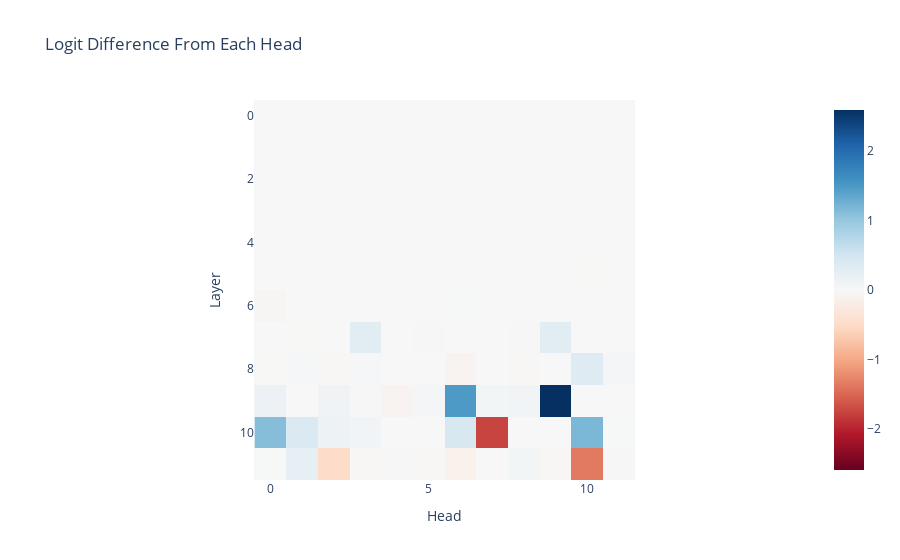

Notebook code cell kept with this figure:
### Markdown cell above
We can further break down the output of each attention layer into the sum of the outputs of each attention head. Each attention layer consists of 12 heads, which each act independently and additively.

<details> <summary>Decomposing attention output into sums of heads</summary>
The standard way to compute the output of an attention layer is by concatenating the mixed values of each head, and multiplying by a big output weight matrix. But as described in [A Mathematical Framework](https://transformer-circuits.pub/2021/framework/index.html) this is equivalent to splitting the output weight matrix into a per-head output (here `model.blocks[k].attn.W_O`) and adding them up (including an overall bias term for the entire layer)
</details>

We see that only a few heads really matter - heads L9H6 and L9H9 contribute a lot positively (explaining why attention layer 9 is so important), while heads L10H7 and L11H10 contribute a lot negatively (explaining why attention layer 10 and layer 11 are actively harmful). These correspond to (some of) the name movers and negative name movers discussed in the paper. There are also several heads that matter positively or negatively but less strongly (other name movers and backup name movers)

There are a few meta observations worth making here - our model has 144 heads, yet we could localise this behaviour to a handful of specific heads, using straightforward, general techniques. This supports the claim in [A Mathematical Framework](https://transformer-circuits.pub/2021/framework/index.html) that attention heads are the right level of abstraction to understand attention. It also really surprising that there are *negative* heads - eg L10H7 makes the incorrect logit 7x *more* likely. I'm not sure what's going on there, though the paper discusses some possibilities.

### Code cell
per_head_residual, labels = cache.stack_head_results(
    layer=-1, pos_slice=-1, return_labels=True
)
per_head_logit_diffs = residual_stack_to_logit_diff(per_head_residual, cache)
per_head_logit_diffs = einops.rearrange(
    per_head_logit_diffs,
    "(layer head_index) -> layer head_index",
    layer=model.cfg.n_layers,
    head_index=model.cfg.n_heads,
)
imshow(
    per_head_logit_diffs,
    labels={"x": "Head", "y": "Layer"},
    title="Logit Difference From Each Head",
)

### Figure 1 — Plotly figure (JSON) as saved in the notebook; plotly's stock layout.template omitted (floating-point values rounded to 4 significant figures; data arrays with more than 128 entries replaced by an {"elided": "..."} marker saying what was removed)
{"data": [{"coloraxis": "coloraxis", "hovertemplate": "Head: %{x}<br>Layer: %{y}<br>color: %{z}<extra></extra>", "name": "0", "type": "heatmap", "xaxis": "x", "yaxis": "y", "z": {"elided": "12x12 float values"}}], "layout": {"coloraxis": {"cmid": 0, "colorscale": [[0, "rgb(103,0,31)"], [0.1, "rgb(178,24,43)"], [0.2, "rgb(214,96,77)"], [0.3, "rgb(244,165,130)"], [0.4, "rgb(253,219,199)"], [0.5, "rgb(247,247,247)"], [0.6, "rgb(209,229,240)"], [0.7, "rgb(146,197,222)"], [0.8, "rgb(67,147,195)"], [0.9, "rgb(33,102,172)"], [1, "rgb(5,48,97)"]]}, "title": {"text": "Logit Difference From Each Head"}, "xaxis": {"anchor": "y", "constrain": "domain", "domain": [0, 1], "scaleanchor": "y", "title": {"text": "Head"}}, "yaxis": {"anchor": "x", "autorange": "reversed", "constrain": "domain", "domain": [0, 1], "title": {"text": "Layer"}}}}
